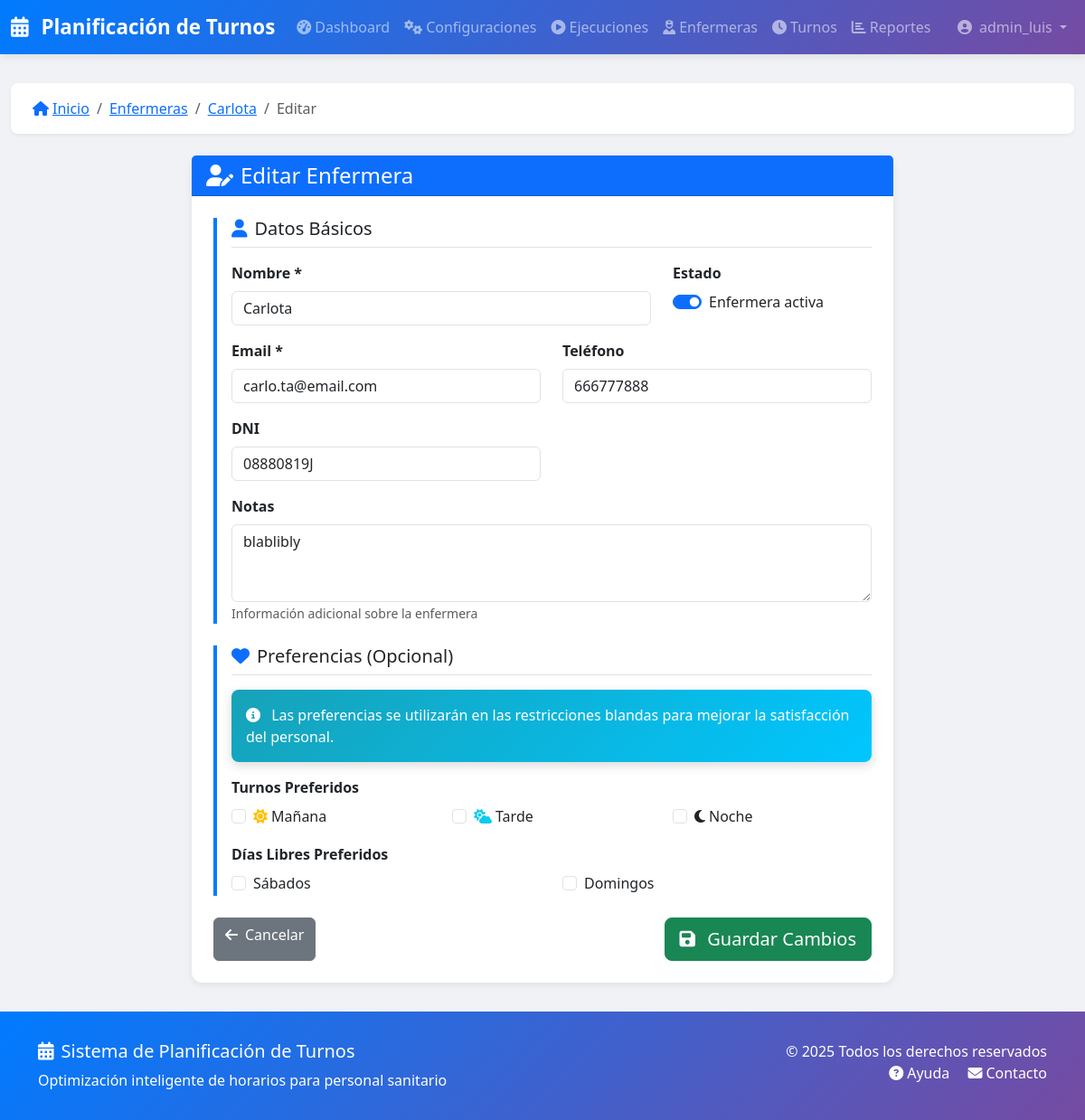
The app's page /enfermeras/5/editar/ (signed in) with its own data.
### turnos/models.py (models this page shows, shortened)
class Enfermera(models.Model):
    workspace = models.ForeignKey(
        Workspace,
        on_delete=models.CASCADE,
        related_name='enfermeras',
        null=True,
        blank=True
    )
    nombre = models.CharField(_('Nombre'), max_length=200)
    email = models.EmailField(_('Email'), unique=True)
    telefono = models.CharField(_('Teléfono'), max_length=20, blank=True)
    dni = models.CharField(_('DNI'), max_length=20, blank=True, unique=True, null=True)
    activa = models.BooleanField(_('Activa'), default=True)
    fecha_alta = models.DateField(_('Fecha de alta'), auto_now_add=True)
    preferencias = models.JSONField(_('Preferencias'), default=dict, blank=True)
    notas = models.TextField(_('Notas'), blank=True)
    class Meta:
        verbose_name = _('Enfermera')
        verbose_name_plural = _('Enfermeras')
        ordering = ['nombre']

### turnos/views.py (the view, shortened to what this page needs)
# urls.py: path('enfermeras/<int:pk>/editar/', views.EnfermeraUpdateView.as_view(), name='enfermera_editar'),
class EnfermeraUpdateView(LoginRequiredMixin, FormMessageMixin, UpdateView):
    model = Enfermera
    form_class = EnfermeraForm
    template_name = 'turnos/enfermera_form.html'
    success_message = 'Enfermera actualizada con éxito.'

### turnos/templates/turnos/enfermera_form.html (shortened to what this page needs)
{% extends 'base.html' %}
{% load static %}
{% load i18n %}
{% block breadcrumb_items %}
    <li class="breadcrumb-item"><a href="{% url 'turnos:enfermera_lista' %}">{% trans "Enfermeras" %}</a></li>
    {% if enfermera %}
        <li class="breadcrumb-item"><a href="{% url 'turnos:enfermera_detalle' enfermera.id %}">{{ enfermera.nombre }}</a></li>
        <li class="breadcrumb-item active">{% trans "Editar" %}</li>
    {% else %}
        <li class="breadcrumb-item active">{% trans "Nueva" %}</li>
    {% endif %}
{% endblock %}
{% block content %}
<div class="row justify-content-center">
    <div class="col-lg-8">
        <div class="card">
            <div class="card-header bg-primary text-white">
                <h4 class="mb-0">
                    {% if enfermera %}
                        <i class="fas fa-user-edit me-2"></i>{% trans "Editar Enfermera" %}
                    {% else %}
                        <i class="fas fa-user-plus me-2"></i>{% trans "Nueva Enfermera" %}
                    {% endif %}
                </h4>
            </div>
            <div class="card-body p-4">
                <form method="post" action="" class="needs-validation" novalidate>
                    <div class="form-section mb-4">
                        <h5 class="border-bottom pb-2 mb-3">
                            <i class="fas fa-user me-2 text-primary"></i>{% trans "Datos Básicos" %}
                        </h5>
                        <div class="row">
                            <div class="col-md-8">
                                <div class="mb-3">
                                    <label for="{{ form.nombre.id_for_label }}" class="form-label fw-bold">
                                        {{ form.nombre.label }} *
                                    </label>
                                    {{ form.nombre }}
                                </div>
                            </div>
                            <div class="col-md-4">
                                <div class="mb-3">
                                    <label class="form-label fw-bold">{% trans "Estado" %}</label>
                                    <div class="form-check form-switch">
                                        {{ form.activa }}
                                        <label class="form-check-label" for="{{ form.activa.id_for_label }}">
                                            {% trans "Enfermera activa" %}
                                        </label>
                                    </div>
                                </div>
                            </div>
                        </div>
                        <div class="row">
                            <div class="col-md-6">
                                <div class="mb-3">
                                    <label for="{{ form.email.id_for_label }}" class="form-label fw-bold">
                                        {{ form.email.label }} *
                                    </label>
                                    {{ form.email }}
                                </div>
                            </div>
                            <div class="col-md-6">
                                <div class="mb-3">
                                    <label for="{{ form.telefono.id_for_label }}" class="form-label fw-bold">
                                        {{ form.telefono.label }}
                                    </label>
                                    {{ form.telefono }}
                                </div>
                            </div>
                        </div>
                        <div class="row">
                            <div class="col-md-6">
                                <div class="mb-3">
                                    <label for="{{ form.dni.id_for_label }}" class="form-label fw-bold">
                                        {{ form.dni.label }}
                                    </label>
                                    {{ form.dni }}
                                </div>
                            </div>
                            <div class="col-md-6">
                                <div class="mb-3">
                                </div>
                            </div>
                        </div>
                        <div class="mb-3">
                            <label for="{{ form.notas.id_for_label }}" class="form-label fw-bold">
                                {{ form.notas.label }}
                            </label>
                            {{ form.notas }}
                            <small class="form-text text-muted">
                                {% trans "Información adicional sobre la enfermera" %}
                            </small>
                        </div>
                    </div>
                    <div class="form-section mb-4">
                        <h5 class="border-bottom pb-2 mb-3">
                            <i class="fas fa-heart me-2 text-primary"></i>{% trans "Preferencias (Opcional)" %}
                        </h5>
                        <div class="alert alert-info">
                            <i class="fas fa-info-circle me-2"></i>
                            {% trans "Las preferencias se utilizarán en las restricciones blandas para mejorar la satisfacción del personal." %}
                        </div>
                        <div class="mb-3">
                            <label class="form-label fw-bold">{% trans "Turnos Preferidos" %}</label>
                            <div class="row">
                                <div class="col-md-4">
                                    <div class="form-check">
                                        <input class="form-check-input" type="checkbox" name="turno_pref_manana" id="turno_pref_manana">
                                        <label class="form-check-label" for="turno_pref_manana">
                                            <i class="fas fa-sun text-warning me-1"></i>{% trans "Mañana" %}
                                        </label>
                                    </div>
                                </div>
                                <div class="col-md-4">
                                    <div class="form-check">
                                        <input class="form-check-input" type="checkbox" name="turno_pref_tarde" id="turno_pref_tarde">
                                        <label class="form-check-label" for="turno_pref_tarde">
                                            <i class="fas fa-cloud-sun text-info me-1"></i>{% trans "Tarde" %}
                                        </label>
                                    </div>
                                </div>
                                <div class="col-md-4">
                                    <div class="form-check">
                                        <input class="form-check-input" type="checkbox" name="turno_pref_noche" id="turno_pref_noche">
                                        <label class="form-check-label" for="turno_pref_noche">
                                            <i class="fas fa-moon text-dark me-1"></i>{% trans "Noche" %}
                                        </label>
                                    </div>
                                </div>
                            </div>
                        </div>
                        <div class="mb-3">
                            <label class="form-label fw-bold">{% trans "Días Libres Preferidos" %}</label>
                            <div class="row">
                                <div class="col-md-6">
                                    <div class="form-check">
                                        <input class="form-check-input" type="checkbox" name="dia_libre_sabado" id="dia_libre_sabado">
                                        <label class="form-check-label" for="dia_libre_sabado">
                                            {% trans "Sábados" %}
                                        </label>
                                    </div>
                                </div>
                                <div class="col-md-6">
                                    <div class="form-check">
                                        <input class="form-check-input" type="checkbox" name="dia_libre_domingo" id="dia_libre_domingo">
                                        <label class="form-check-label" for="dia_libre_domingo">
                                            {% trans "Domingos" %}
                                        </label>
                                    </div>
                                </div>
                            </div>
                        </div>
                    </div>
                    <div class="d-flex justify-content-between">
                        <a href="{% if enfermera %}{% url 'turnos:enfermera_detalle' enfermera.id %}{% else %}{% url 'turnos:enfermera_lista' %}{% endif %}"
                           class="btn btn-secondary">
                            <i class="fas fa-arrow-left me-2"></i>{% trans "Cancelar" %}
                        </a>
                        <button type="submit" class="btn btn-success btn-lg">
                            <i class="fas fa-save me-2"></i>
                            {% if enfermera %}
                                {% trans "Guardar Cambios" %}
                            {% else %}
                                {% trans "Crear Enfermera" %}
                            {% endif %}
                        </button>
                    </div>
                </form>
            </div>
        </div>
    </div>
</div>
{% endblock %}

### turnos/templates/base.html (shortened to what this page needs)
{% load static %}
{% load i18n %}
<!DOCTYPE html>
<html lang="es">
<head>
    <link href="https://cdn.jsdelivr.net/npm/bootstrap@5.3.0/dist/css/bootstrap.min.css" rel="stylesheet">
    <link rel="stylesheet" href="https://cdnjs.cloudflare.com/ajax/libs/font-awesome/6.4.0/css/all.min.css">
</head>
<body>
    <nav class="navbar navbar-expand-lg navbar-dark">
        <div class="container-fluid">
            <a class="navbar-brand" href="{% url 'turnos:dashboard' %}">
                <i class="fas fa-calendar-alt me-2"></i>
                Planificación de Turnos
            </a>
            <div class="collapse navbar-collapse" id="navbarNav">
                <ul class="navbar-nav me-auto">
                    <li class="nav-item">
                        <a class="nav-link" href="{% url 'turnos:dashboard' %}">
                            <i class="fas fa-tachometer-alt me-1"></i>Dashboard
                        </a>
                    </li>
                    <li class="nav-item">
                        <a class="nav-link" href="{% url 'turnos:config_lista' %}">
                            <i class="fas fa-cogs me-1"></i>Configuraciones
                        </a>
                    </li>
                    <li class="nav-item">
                        <a class="nav-link" href="{% url 'turnos:ejecucion_lista' %}">
                            <i class="fas fa-play-circle me-1"></i>Ejecuciones
                        </a>
                    </li>
                    <li class="nav-item">
                        <a class="nav-link" href="{% url 'turnos:enfermera_lista' %}">
                            <i class="fas fa-user-nurse me-1"></i>Enfermeras
                        </a>
                    </li>
                    <li class="nav-item">
                        <a class="nav-link" href="{% url 'turnos:tipo_turno_lista' %}">
                            <i class="fas fa-clock me-1"></i>Turnos
                        </a>
                    </li>
                    <li class="nav-item">
                        <a class="nav-link" href="{% url 'turnos:reportes' %}">
                            <i class="fas fa-chart-bar me-1"></i>Reportes
                        </a>
                    </li>
                </ul>
                <ul class="navbar-nav">
                    {% if user.is_authenticated %}
                    <li class="nav-item dropdown">
                        <a class="nav-link dropdown-toggle" href="#" id="userDropdown" role="button" data-bs-toggle="dropdown">
                            <i class="fas fa-user-circle me-1"></i>
                            {{ user.get_full_name|default:user.username }}
                        </a>
                    </li>
                    {% else %}
                    <li class="nav-item">
                        <a class="nav-link" href="{% url 'accounts:login' %}">
                            <i class="fas fa-sign-in-alt me-1"></i>Iniciar Sesión
                        </a>
                    </li>
                    {% endif %}
                </ul>
            </div>
        </div>
    </nav>
    <main class="main-content">
        <div class="container-fluid">
            {% block breadcrumb %}
            <nav aria-label="breadcrumb">
                <ol class="breadcrumb">
                    <li class="breadcrumb-item">
                        <a href="{% url 'turnos:dashboard' %}">
                            <i class="fas fa-home me-1"></i>Inicio
                        </a>
                    </li>
                    {% block breadcrumb_items %}{% endblock %}
                </ol>
            </nav>
            {% endblock %}
            {% block content %}{% endblock %}
        </div>
    </main>
    <footer>
        <div class="container">
            <div class="row">
                <div class="col-md-6">
                    <h5><i class="fas fa-calendar-alt me-2"></i>Sistema de Planificación de Turnos</h5>
                    <p class="mb-0">Optimización inteligente de horarios para personal sanitario</p>
                </div>
                <div class="col-md-6 text-md-end">
                    <p class="mb-0">&copy; 2025 Todos los derechos reservados</p>
                    <p class="mb-0">
                        <a href="#" class="text-white text-decoration-none me-3">
                            <i class="fas fa-question-circle me-1"></i>Ayuda
                        </a>
                        <a href="#" class="text-white text-decoration-none">
                            <i class="fas fa-envelope me-1"></i>Contacto
                        </a>
                    </p>
                </div>
            </div>
        </div>
    </footer>
    <link rel="stylesheet" href="{% static 'css/custom.css' %}">
</body>
</html>

### records on screen
Enfermera: nombre "Carlota", activa "☑", email "carlo.ta@email.com", telefono "666777888", dni "08880819J", notas "blablibly"

### other values on screen
{{ user.get_full_name|default:user.username }} "admin_luis"
